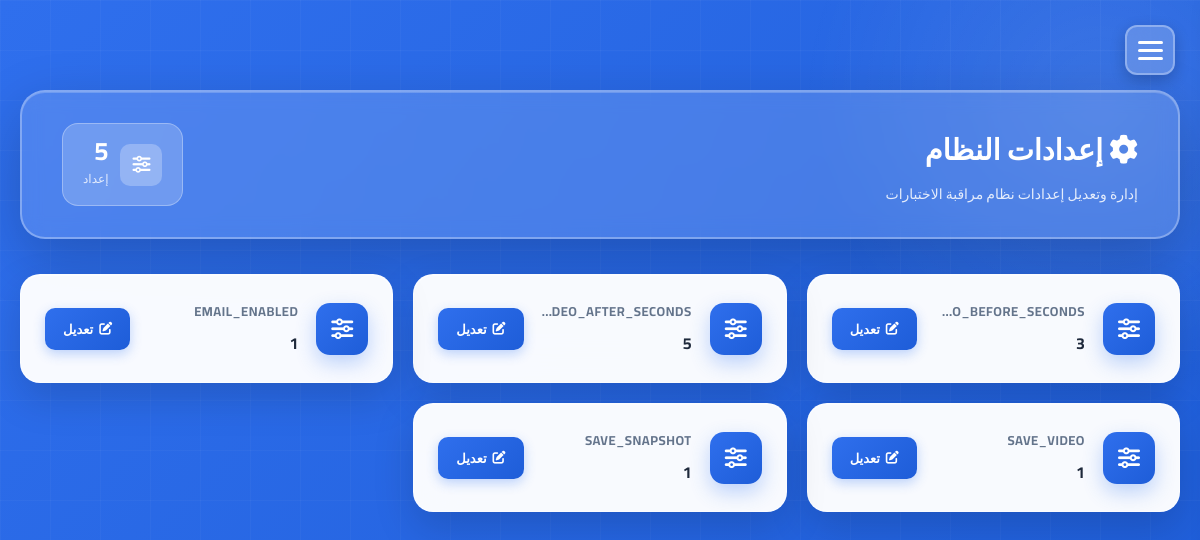
Page /settings_admin.php (signed in) on the committed database.
### tables this page shows
CREATE TABLE `settings` (
  `id` int(11) NOT NULL,
  `setting_key` varchar(100) DEFAULT NULL,
  `setting_value` text DEFAULT NULL
);

### settings_admin.php (the view, shortened to what this page needs)
<?php
require "db.php";
$stmt = $pdo->query("SELECT id AS setting_id, setting_key, setting_value FROM settings ORDER BY id ASC");
$settings = $stmt->fetchAll(PDO::FETCH_ASSOC);
?>
<!DOCTYPE html>
<html lang="ar" dir="rtl">
<head>
    <link rel="stylesheet" href="https://cdnjs.cloudflare.com/ajax/libs/font-awesome/6.5.0/css/all.min.css">
    <link rel="stylesheet" href="settings_admin.css">
</head>
<body>
<div class="hamburger-btn" onclick="toggleSidebar()">
    <span></span><span></span><span></span>
</div>
<div class="main-wrapper">
    <div class="page-header">
        <div class="page-header-text">
            <h1><i class="fa fa-gear"></i> إعدادات النظام</h1>
            <p>إدارة وتعديل إعدادات نظام مراقبة الاختبارات</p>
        </div>
        <div class="header-stats">
            <div class="stat-box">
                <div class="stat-icon"><i class="fa fa-sliders"></i></div>
                <div class="stat-info">
                    <span class="stat-num"><?= count($settings) ?></span>
                    <span class="stat-label">إعداد</span>
                </div>
            </div>
        </div>
    </div>
    <div class="settings-grid">
        <?php foreach ($settings as $s):
            $key   = htmlspecialchars((string)($s['setting_key']   ?? ''));
            $value = htmlspecialchars((string)($s['setting_value'] ?? ''));
            $id    = (int)$s['setting_id'];
        ?>
        <div class="setting-card">
            <div class="setting-icon"><i class="fa fa-sliders"></i></div>
            <div class="setting-info">
                <span class="setting-key"><?= $key ?></span>
                <span class="setting-value"><?= $value ?></span>
            </div>
            <button class="btn-edit"
                data-id="<?= $id ?>"
                data-key="<?= $key ?>"
                data-value="<?= $value ?>">
                <i class="fa fa-edit"></i> تعديل
            </button>
        </div>
        <?php endforeach; ?>
    </div>
</div>
</body>
</html>

### settings_admin.css (style rules this page uses)
* { margin: 0; padding: 0; box-sizing: border-box; }
body { font-family: 'Cairo', sans-serif; background: linear-gradient(135deg, #2f6fed 0%, #1e5dd8 100%); min-height: 100vh; padding: 30px 20px; padding-top: 90px; direction: rtl; position: relative; overflow-x: hidden; }
body::before { content: ''; position: fixed; top: 0; left: 0; width: 100%; height: 100%; background: linear-gradient(90deg, rgba(255,255,255,0.03) 1px, transparent 1px), linear-gradient(rgba(255,255,255,0.03) 1px, transparent 1px); background-size: 50px 50px; pointer-events: none; z-index: 0; }
body::after { content: ''; position: fixed; top: -200px; right: -200px; width: 600px; height: 600px; background: radial-gradient(circle, rgba(255,255,255,0.1), transparent 70%); border-radius: 50%; animation: float 20s infinite ease-in-out; z-index: 0; }
.hamburger-btn { position: fixed; top: 25px; right: 25px; width: 50px; height: 50px; background: rgba(255,255,255,0.2); backdrop-filter: blur(10px); border: 2px solid rgba(255,255,255,0.3); border-radius: 12px; cursor: pointer; z-index: 1001; display: flex; flex-direction: column; justify-content: center; align-items: center; gap: 5px; transition: all 0.3s ease; box-shadow: 0 5px 15px rgba(0,0,0,0.2); }
.hamburger-btn span { width: 25px; height: 3px; background: white; border-radius: 2px; transition: all 0.3s ease; }
.main-wrapper { max-width: 1200px; margin: 0 auto; position: relative; z-index: 1; }
.page-header { background: rgba(255,255,255,0.15); backdrop-filter: blur(10px); border: 2px solid rgba(255,255,255,0.3); border-radius: 25px; padding: 30px 40px; margin-bottom: 35px; display: flex; align-items: center; justify-content: space-between; flex-wrap: wrap; gap: 20px; box-shadow: 0 20px 60px rgba(0,0,0,0.2), inset 0 1px 0 rgba(255,255,255,0.2); animation: slideDown 0.6s ease; position: relative; overflow: hidden; }
.page-header::before { content: ''; position: absolute; top: 0; left: -100%; width: 100%; height: 100%; background: linear-gradient(90deg, transparent, rgba(255,255,255,0.1), transparent); animation: shine 3s infinite; }
.page-header-text h1 { color: white; font-size: 1.8rem; font-weight: 700; margin-bottom: 5px; }
.page-header-text p { color: rgba(255,255,255,0.85); font-size: 14px; }
.header-stats { display: flex; gap: 15px; }
.stat-box { background: rgba(255,255,255,0.2); border: 1px solid rgba(255,255,255,0.3); border-radius: 16px; padding: 15px 20px; display: flex; align-items: center; gap: 12px; transition: all 0.3s ease; }
.stat-icon { width: 42px; height: 42px; background: rgba(255,255,255,0.25); border-radius: 10px; display: flex; align-items: center; justify-content: center; font-size: 18px; color: white; }
.stat-info { display: flex; flex-direction: column; }
.stat-num { color: white; font-size: 1.6rem; font-weight: 700; line-height: 1; }
.stat-label { color: rgba(255,255,255,0.8); font-size: 12px; margin-top: 3px; }
.settings-grid { display: grid; grid-template-columns: repeat(auto-fill, minmax(340px, 1fr)); gap: 20px; animation: fadeInUp 0.8s ease; }
.setting-card { background: rgba(255,255,255,0.97); backdrop-filter: blur(20px); border-radius: 20px; padding: 24px; box-shadow: 0 15px 40px rgba(0,0,0,0.15), inset 0 1px 0 rgba(255,255,255,0.5); border: 1px solid rgba(255,255,255,0.5); display: flex; align-items: center; gap: 18px; transition: all 0.3s ease; }
.setting-icon { width: 52px; height: 52px; flex-shrink: 0; background: linear-gradient(135deg, #2f6fed, #1e5dd8); border-radius: 14px; display: flex; align-items: center; justify-content: center; font-size: 22px; color: white; box-shadow: 0 8px 20px rgba(47,111,237,0.3); }
.setting-info { flex: 1; min-width: 0; display: flex; flex-direction: column; gap: 5px; }
.setting-key { font-size: 13px; font-weight: 700; color: #64748b; text-transform: uppercase; letter-spacing: 0.5px; white-space: nowrap; overflow: hidden; text-overflow: ellipsis; }
.setting-value { font-size: 16px; font-weight: 700; color: #1e293b; white-space: nowrap; overflow: hidden; text-overflow: ellipsis; }
.btn-edit { padding: 9px 18px; border: none; border-radius: 10px; background: linear-gradient(135deg, #2f6fed, #1e5dd8); color: white; font-family: 'Cairo', sans-serif; font-size: 13px; font-weight: 700; cursor: pointer; transition: all 0.3s ease; white-space: nowrap; display: flex; align-items: center; gap: 6px; box-shadow: 0 4px 12px rgba(47,111,237,0.3); flex-shrink: 0; }

### rows in the picture
settings: setting_key "VIDEO_BEFORE_SECON…", setting_value "3"
settings: setting_key "VIDEO_AFTER_SECON…", setting_value "5"
settings: setting_key "EMAIL_ENABLED", setting_value "1"
settings: setting_key "SAVE_VIDEO", setting_value "1"
settings: setting_key "SAVE_SNAPSHOT", setting_value "1"

### other values in the picture
count($settings) "5"
